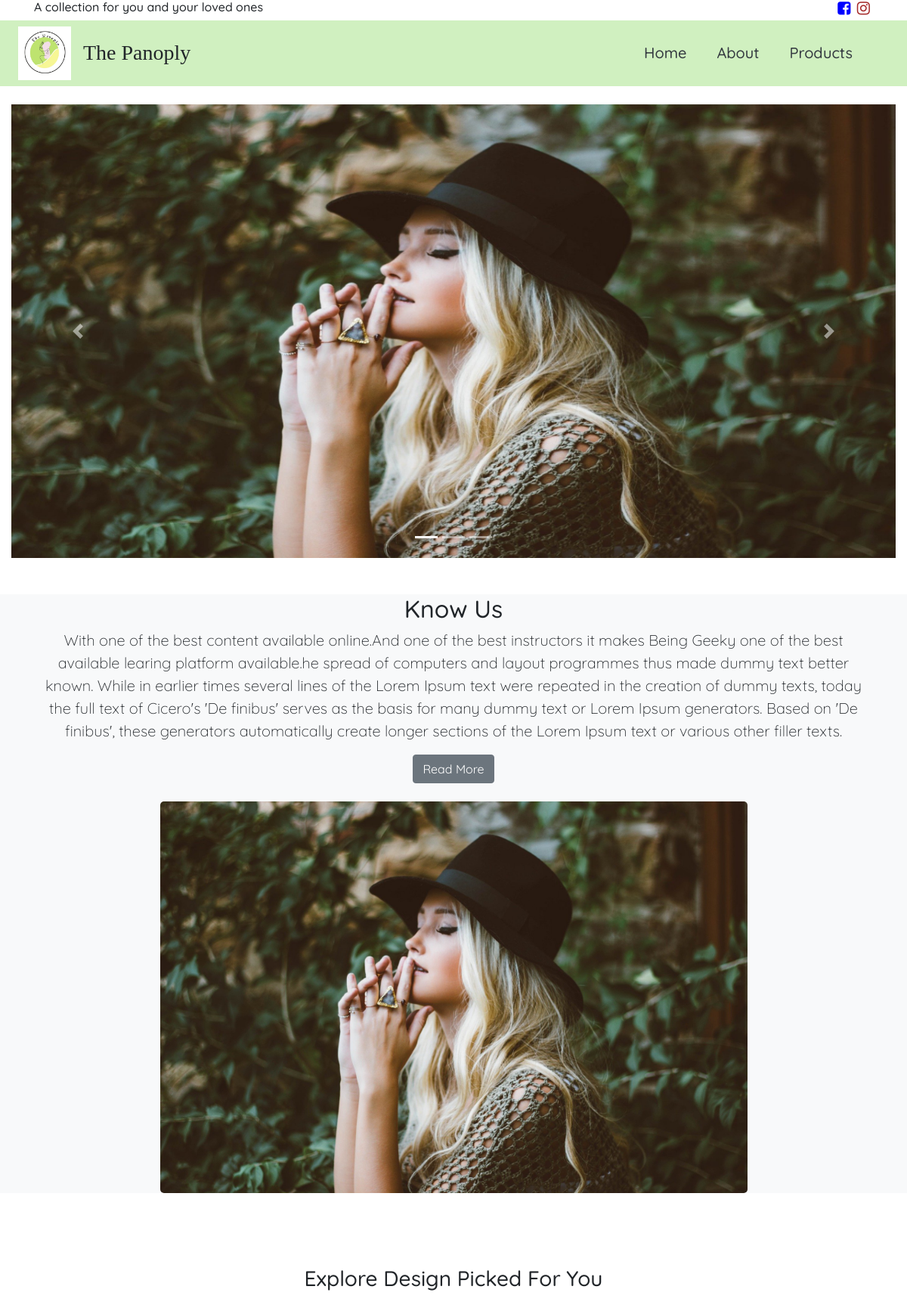
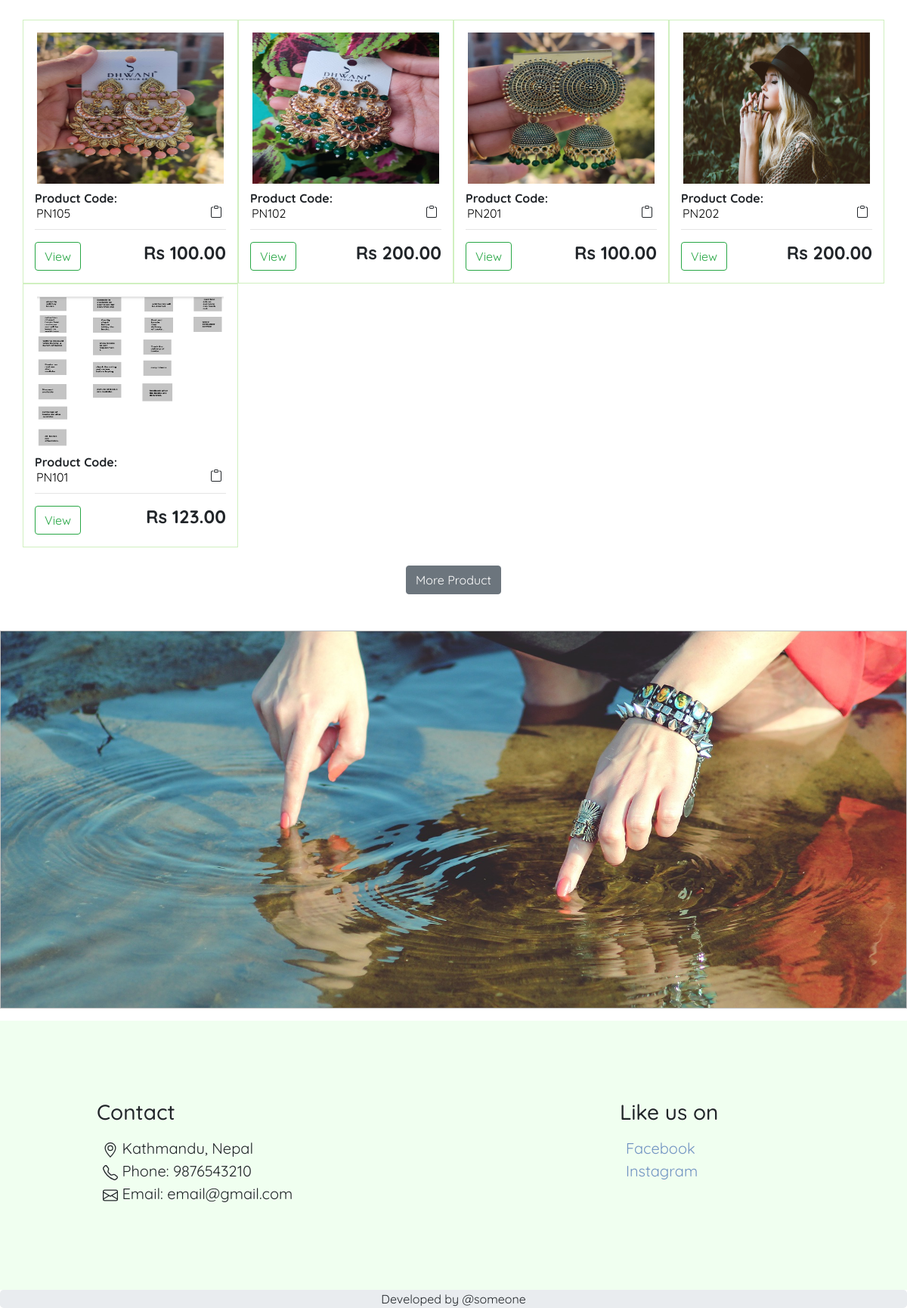
The page / on the database its author committed (2 pictures, top to bottom).
### store/models.py (models this page shows, shortened)
class ExploreProduct(models.Model):
    name = models.CharField(max_length=200, null=True)
    price = models.FloatField()
    image = models.ImageField(null=True, blank=True)
    code = models.CharField(max_length=500, null=True, unique=True)

### store/views.py (the view)
# urls.py: path('', views.index, name="index"),
def index(request):
    products = ExploreProduct.objects.all()
    context = {'products': products}
    return render(request, 'store/index.html', context)

### store/templates/store/index.html (shortened to what this page needs)
{% extends 'store/nav.html' %}
{% load static %}
{% block content %}
<div class="container-fluid">
    <div id="carouselExampleIndicators" class="carousel slide" data-ride="carousel">
      <ol class="carousel-indicators">
        <li data-target="#carouselExampleIndicators" data-slide-to="0" class="active"></li>
        <li data-target="#carouselExampleIndicators" data-slide-to="1"></li>
        <li data-target="#carouselExampleIndicators" data-slide-to="2"></li>
      </ol>
      <div class="carousel-inner">
        <div class="carousel-item active">
          <img class="d-block w-100" src="{% static 'images/slide1.jpg' %}" alt="First slide" height="600px">
        </div>
      </div>
      <a class="carousel-control-prev" href="#carouselExampleIndicators" role="button" data-slide="prev">
        <span class="carousel-control-prev-icon" aria-hidden="true"></span>
      </a>
      <a class="carousel-control-next" href="#carouselExampleIndicators" role="button" data-slide="next">
        <span class="carousel-control-next-icon" aria-hidden="true"></span>
      </a>
    </div>
    </div >
    <section id="video" class="section bg-light mt-5 mb-5">
            <div class="container text-center">
                <h2>Know Us</h2>
                <p class="lead"> With one of the best content available online.And one of the best instructors it makes Being Geeky one of the best available learing platform available.he spread of computers and layout programmes thus made dummy text better known. While in earlier times several lines of the Lorem Ipsum text were repeated in the creation of dummy texts, today the full text of Cicero's 'De finibus' serves as the basis for many dummy text or Lorem Ipsum generators. Based on 'De finibus', these generators automatically create longer sections of the Lorem Ipsum text or various other filler texts.</p>
            <a href="{% url 'about' %}" class="btn btn-secondary">Read More</a><br /><br />
                <img style="width: 70%;border-radius: 5px" src="{% static 'images/slide1.jpg' %}" alt="" />
            </div>
        </section>
<section id="video" class="section pt-5  pb-5 mt-2" >
    <div class="container add">
        <h3 class="mb-5 text-center">Explore Design Picked For You</h3>
    <div class="row">
      {% for product in products%}
        <div class="col-lg-3 pt-3 pb-3" style="border: 1px solid #d0f0c0;">
            <img class="thumbnail" src="{{product.image.url}}">
            <div class="box-element product">
                <h6 style="margin-top:10px">
                  <strong>Product Code:<br>
                    <input type="text" value="{{product.code}}" id="myInput{{product.code}}" class="myInput" style="border: 0px; width:50%" readonly >
                    <svg id="{{product.code}}" style="float:right; margin-right: 5px;" onclick="myFunction(this)" xmlns="http://www.w3.org/2000/svg" width="16" height="16" fill="currentColor" class="bi bi-clipboard" viewBox="0 0 16 16" >
                      <path d="M4 1.5H3a2 2 0 0 0-2 2V14a2 2 0 0 0 2 2h10a2 2 0 0 0 2-2V3.5a2 2 0 0 0-2-2h-1v1h1a1 1 0 0 1 1 1V14a1 1 0 0 1-1 1H3a1 1 0 0 1-1-1V3.5a1 1 0 0 1 1-1h1v-1z"/>
                      <path d="M9.5 1a.5.5 0 0 1 .5.5v1a.5.5 0 0 1-.5.5h-3a.5.5 0 0 1-.5-.5v-1a.5.5 0 0 1 .5-.5h3zm-3-1A1.5 1.5 0 0 0 5 1.5v1A1.5 1.5 0 0 0 6.5 4h3A1.5 1.5 0 0 0 11 2.5v-1A1.5 1.5 0 0 0 9.5 0h-3z"/>
                    </svg>
                  </strong>
                </h6>
                <hr style="margin-top:10px">
                <a class="btn btn-outline-success" onclick="displayModal(this)" id="{{product.image.url}}">View</a>
                <h4 style="display: inline-block; float: right"><strong>Rs {{product.price|floatformat:2}}</strong></h4>
            </div>
        </div>
      {% endfor %}
    </div>
    <div class=" pt-4 text-center" >
    <a href="{% url 'product' %}" class=" btn btn-secondary" >More Product</a>
  </div>
</div >
</section>
<section>
<div >
<img class="img-responsive" id="bg-img">
</div>
</section>
{% endblock content %}

### static/css/style.css (style rules this page uses)
html, body { margin: 0; padding: 0; box-sizing: border-box; font-family: "Quicksand", sans-serif; }
.thumbnail { height: 200px; width: 98%; display: block; margin-left: auto; margin-right: auto; }
#bg-img { background-image: url("/static/images/background1.jpg"); width: 100%; height: 500px; background-position: center; background-repeat: no-repeat; background-size: cover; }

### rows shown on the page
ExploreProduct: image (picture), code "PN105", price "100.00"
ExploreProduct: image (picture), code "PN102", price "200.00"
ExploreProduct: image (picture), code "PN201", price "100.00"
ExploreProduct: image (picture), code "PN202", price "200.00"
ExploreProduct: image (picture), code "PN101", price "123.00"
